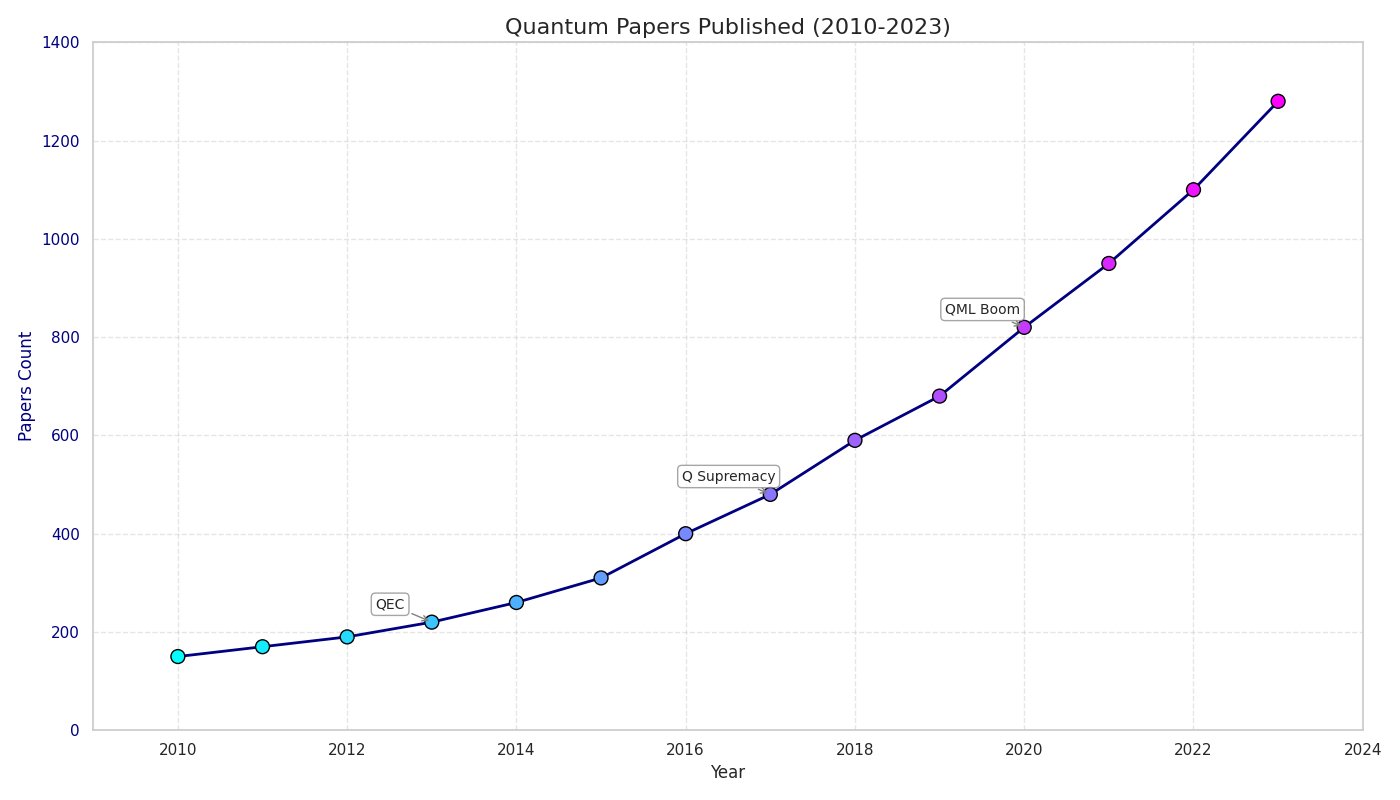

Python code for this plot:
import matplotlib.pyplot as plt
import numpy as np
from matplotlib.ticker import MaxNLocator
from matplotlib.colors import ListedColormap

years = np.arange(2010, 2024)
papers_published = np.array([150, 170, 190, 220, 260, 310, 400, 480, 590, 680, 820, 950, 1100, 1280])

annotations = {
    2013: "QEC",
    2017: "Q Supremacy",
    2020: "QML Boom"
}

fig, ax1 = plt.subplots(figsize=(14, 8))
colors = ListedColormap(['navy', 'blue', 'dodgerblue', 'deepskyblue', 'aqua']).colors
norm = plt.Normalize(years.min(), years.max())
ax1.scatter(years, papers_published, c=years, cmap='cool', edgecolor='black', s=100, zorder=3)
ax1.plot(years, papers_published, linestyle='-', color='navy', linewidth=2, zorder=2)

for year, label in annotations.items():
    ax1.annotate(label, 
                 (year, papers_published[year-2010]), 
                 textcoords="offset points", 
                 xytext=(-30,10), 
                 ha='center',
                 fontsize=10, 
                 bbox=dict(boxstyle="round,pad=0.3", edgecolor='gray', facecolor='white', alpha=0.7),
                 arrowprops=dict(arrowstyle='->', connectionstyle="arc3", color='gray'))

ax1.set_title("Quantum Papers Published (2010-2023)", fontsize=16)
ax1.set_xlabel("Year", fontsize=12)
ax1.set_ylabel("Papers Count", fontsize=12, color='navy')
ax1.tick_params(axis='y', labelcolor='navy')

ax1.grid(True, linestyle='--', alpha=0.5)
ax1.set_ylim(0, 1400)
ax1.set_xlim(years.min() - 1, years.max() + 1)
ax1.xaxis.set_major_locator(MaxNLocator(integer=True))

plt.tight_layout()
plt.show()
